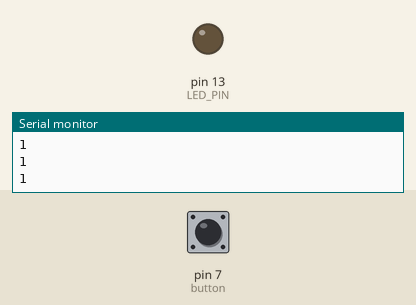
Simulated run of this sketch. Board: Arduino Uno, built with avr-gcc and run on an emulated ATmega328P. On the bench: output pins drawn as LEDs (lit = HIGH), the last lines printed to the serial monitor. The inputs (shaded band) are chosen by the test bench; at power-on: pin 7 (button) HIGH.

Above: at 2.8 s.
2.9 s: pin 7 (button) pulled LOW for 1.2 s
At 3.5 s:
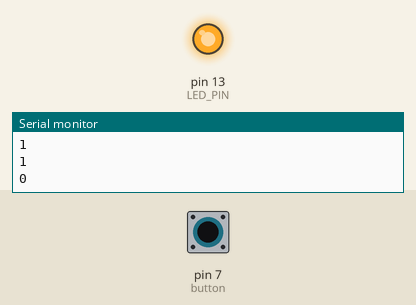
6.5 s: pin 7 (button) pulled LOW for 3.2 s
At 11.2 s:
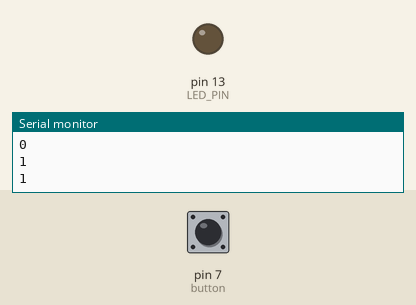
Timing chart, 0 to 12.7 s (numbered marks = the images above; inputs shaded):
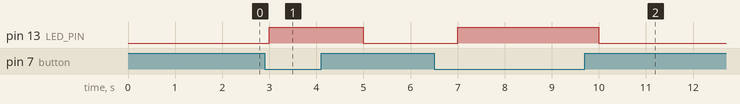

Measured:
- after the input at 2.9 s, pin 13 (LED_PIN): LOW → HIGH after 0.10 s, → LOW 2.0 s later
- after the input at 6.5 s, pin 13 (LED_PIN): LOW → HIGH after 0.50 s, → LOW 3.0 s later

The sketch:

Exercise_1_3.ino
```cpp
const int button = 7;
const int LED_PIN = 13;

void setup(){
    pinMode(button, INPUT_PULLUP );
    pinMode( LED_PIN, OUTPUT );
    Serial.begin( 9600 );
}

void loop(){
    int value;

    value = digitalRead(button);

    if ( value == HIGH ){
        digitalWrite( LED_PIN, LOW );
    }else{
        digitalWrite( LED_PIN, HIGH );
    }
    Serial.println( value );

    delay( 1000 );
}
```
